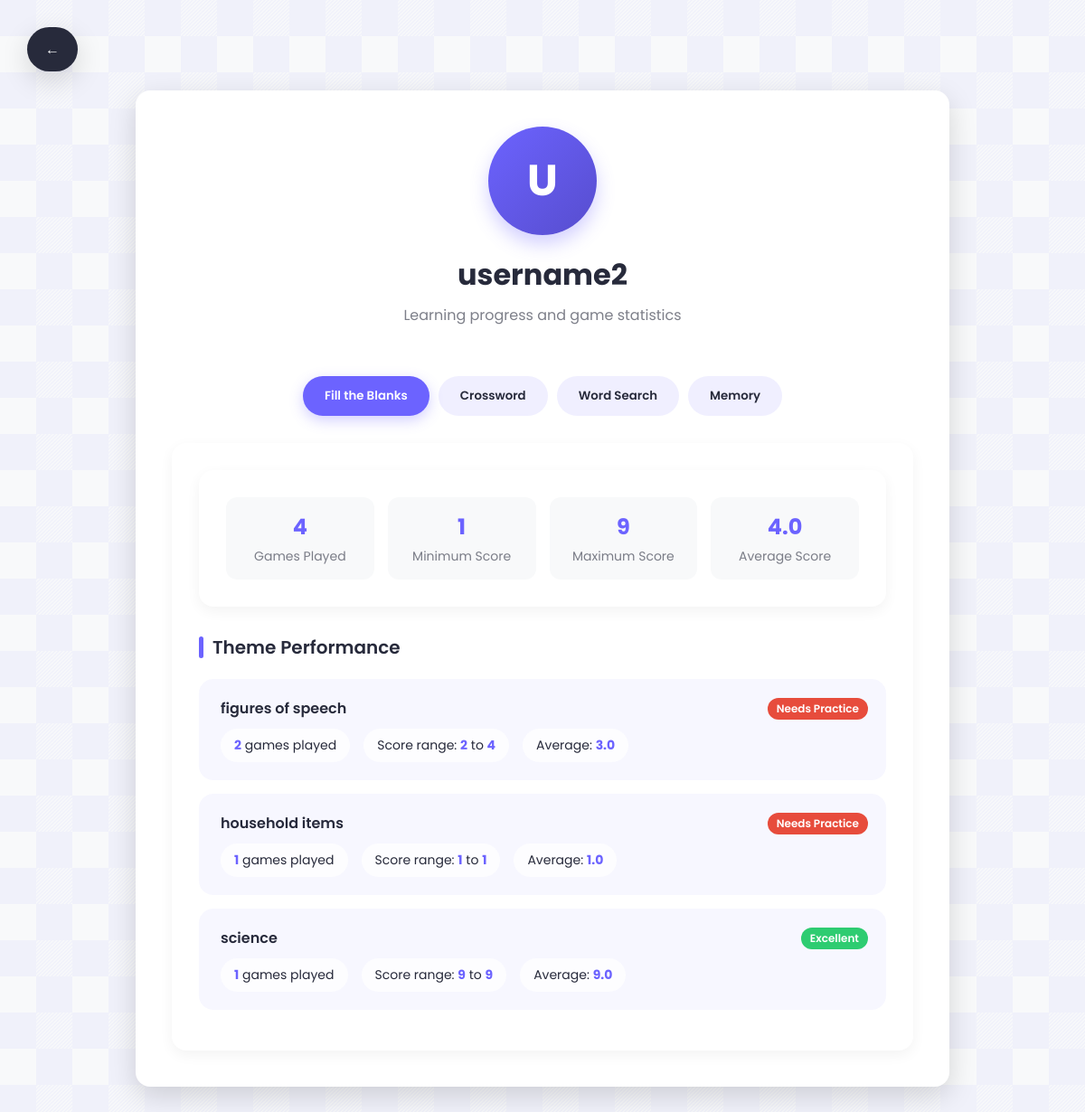
The app's page /profile/ (signed in), older data.
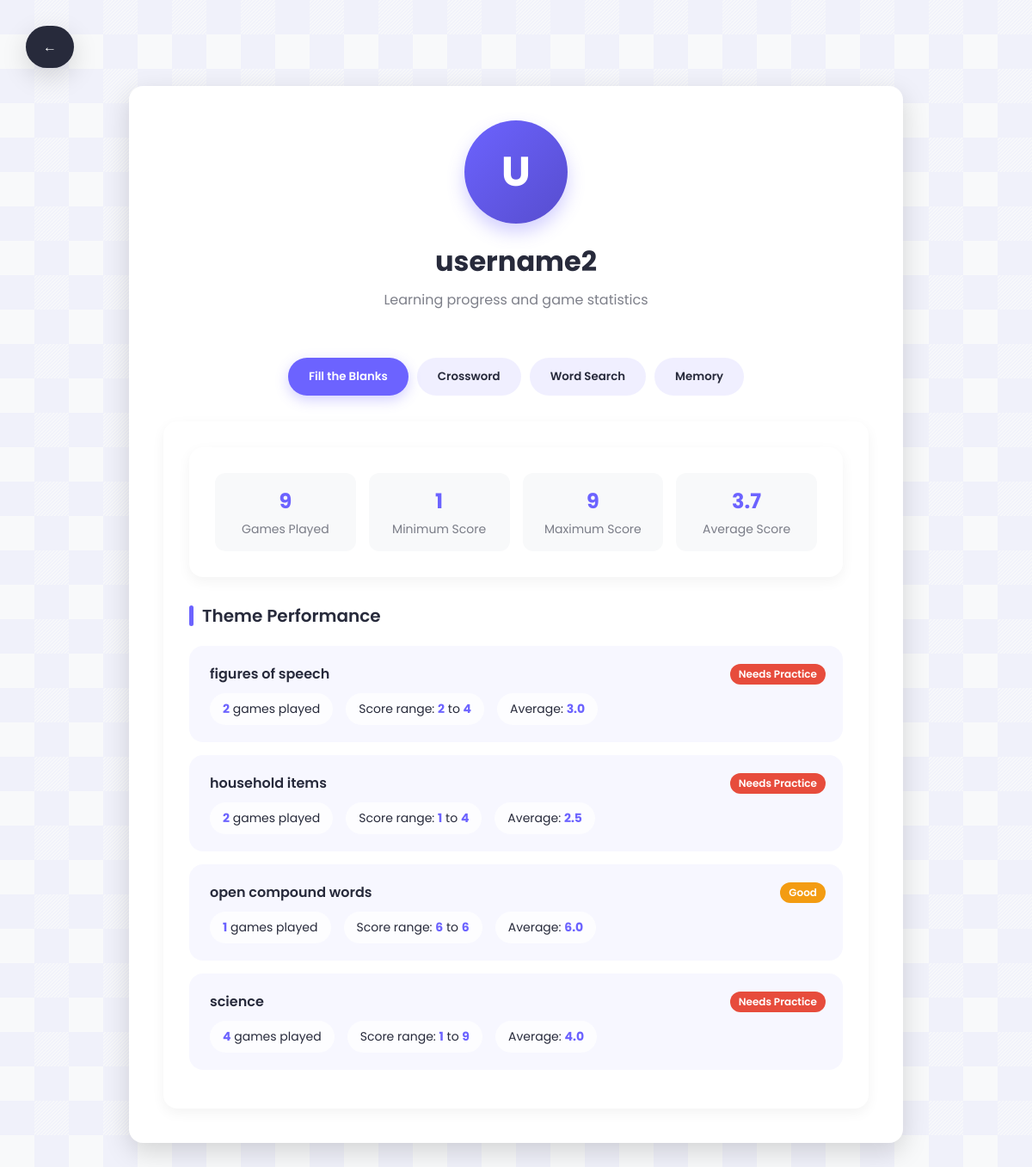
The same page, newer data.
### tables this page shows
CREATE TABLE users (
    id INTEGER PRIMARY KEY AUTOINCREMENT,
    username TEXT UNIQUE,
    password TEXT
);

CREATE TABLE fill_the_blanks_stats (
    user_id INTEGER NOT NULL,
    theme TEXT NOT NULL,
    min_score INTEGER,
    max_score INTEGER,
    total_score INTEGER NOT NULL DEFAULT 0,
    games_played INTEGER NOT NULL DEFAULT 0,
    avg_score REAL,
    PRIMARY KEY (user_id, theme),
    FOREIGN KEY (user_id) REFERENCES users(id)
);

### app.py (the view)
@app.route('/profile/')
@login_required
def profile():
    user_id = session.get('user_id')
    cw_stats = get_crossword_stats(user_id)
    wsp_stats = get_word_search_stats(user_id)
    memory_stats = get_memory_stats(user_id)
    ftb_stats = get_fill_the_blanks_stats(user_id)
    return render_template(
        "profile.html",
        username=current_user.username,
        stats=cw_stats,
        wsp_stats=wsp_stats,
        memory_stats=memory_stats,
        ftb_stats=ftb_stats,
        user_id=user_id
    )

### app.py (called while the page is built)
@login_manager.user_loader
def load_user(user_id):
    conn = sqlite3.connect('database.db')
    cur = conn.cursor()
    cur.execute("SELECT id, username, password FROM users WHERE id = ?", (user_id,))
    user_data = cur.fetchone()
    conn.close()
    if user_data:
        return User(*user_data)
    return None

### statistiques.py (called while the page is built)
def get_word_search_stats(user_id):
    con = sqlite3.connect('database.db')
    cur = con.cursor()
    cur.execute('''
        SELECT
            SUM(grid_attempted)    AS total_attempted,
            SUM(grid_successful)   AS total_successful,
            MIN(time_min)          AS time_min,
            MAX(time_max)          AS time_max,
            ROUND(AVG(time_avg),2) AS time_avg
        FROM word_search_stats
        WHERE user_id = ?
    ''', (user_id,))
    global_stats = cur.fetchone()
    cur.execute('''
        SELECT
            theme,
            grid_attempted,
            grid_successful,
            time_min,
            time_max,
            time_avg
        FROM word_search_stats
        WHERE user_id = ?
    ''', (user_id,))
    theme_stats = cur.fetchall()
    con.close()
    return {
        "global": global_stats,
        "by_theme": theme_stats
    }

### templates/profile.html (shortened to what this page needs)
<!DOCTYPE html>
<html lang="fr">
<head>
    <link rel="stylesheet" href="{{ url_for('static', filename='css/profile.css') }}">
</head>
<body>
    <a href="/" class="back-button">←</a>
    <div class="container">
        <div class="profile-header">
            <div class="profile-avatar">
                {{ username[0] | upper }}
            </div>
            <h1 class="profile-name">{{ username }}</h1>
            <p class="profile-subtitle">Learning progress and game statistics</p>
        </div>
        <div class="tabs">
            <button class="tab-button active" data-game="fill_the_blanks">Fill the Blanks</button>
            <button class="tab-button" data-game="crossword">Crossword</button>
            <button class="tab-button" data-game="word_search_puzzle">Word Search</button>
            <button class="tab-button" data-game="memory">Memory</button>
        </div>
        <div class="tab-content" id="fill_the_blanks">
            <div class="stat-card">
                <div class="stat-summary">
                    <div class="stat-item">
                        <div class="stat-value">{{ ftb_stats.global.games_played }}</div>
                        <div class="stat-label">Games Played</div>
                    </div>
                    <div class="stat-item">
                        <div class="stat-value">{{ ftb_stats.global.min_score or "—" }}</div>
                        <div class="stat-label">Minimum Score</div>
                    </div>
                    <div class="stat-item">
                        <div class="stat-value">{{ ftb_stats.global.max_score or "—" }}</div>
                        <div class="stat-label">Maximum Score</div>
                    </div>
                    <div class="stat-item">
                        <div class="stat-value">{{ "%.1f"|format(ftb_stats.global.avg_score) if ftb_stats.global.avg_score else "—" }}</div>
                        <div class="stat-label">Average Score</div>
                    </div>
                </div>
            </div>
            <div class="theme-stats">
                <h3 class="theme-title">Theme Performance</h3>
                {% for theme in ftb_stats.by_theme %}
                <div class="theme-card">
                    <div class="theme-name">
                        {{ theme.theme }}
                        {% if theme.avg_score > 7 %}
                            <span class="info-badge">Excellent</span>
                        {% elif theme.avg_score > 5 %}
                            <span class="info-badge badge-warning">Good</span>
                        {% else %}
                            <span class="info-badge badge-danger">Needs Practice</span>
                        {% endif %}
                    </div>
                    <div class="theme-stats-details">
                        <div class="theme-stat">
                            <strong>{{ theme.games_played }}</strong> games played
                        </div>
                        <div class="theme-stat">
                            Score range: <strong>{{ theme.min_score or "—" }}</strong> to <strong>{{ theme.max_score or "—" }}</strong>
                        </div>
                        <div class="theme-stat">
                            Average: <strong>{{ "%.1f"|format(theme.avg_score) if theme.avg_score else "—" }}</strong>
                        </div>
                    </div>
                </div>
                {% endfor %}
            </div>
        </div>
    </div>
</body>
</html>

### static/css/profile.css (style rules this page uses)
:root { --primary: #6C63FF; --secondary: #2A2C41; --accent: #FF6584; --light: #F8F9FA; --dark: #272A3B; --success: #2ECC71; --warning: #F39C12; --danger: #E74C3C; --text-dark: #272A3B; --text-light: #F8F9FA; --shadow: 0 10px 30px rgba(0, 0, 0, 0.15); --transition: all 0.3s ease; --border-radius: 16px; --grad-bg: linear-gradient(135deg, #6C63FF 0%, #574DCE 100%); }
* { margin: 0; padding: 0; box-sizing: border-box; font-family: 'Poppins', sans-serif; }
body { background-color: var(--light); min-height: 100vh; display: flex; flex-direction: column; align-items: center; justify-content: center; padding: 40px 20px; }
.container { max-width: 900px; width: 100%; background: white; padding: 40px; border-radius: var(--border-radius); box-shadow: var(--shadow); margin-top: 60px; position: relative; }
.back-button { position: fixed; top: 30px; left: 30px; text-decoration: none; background: var(--dark); color: var(--text-light); padding: 12px 20px; border-radius: 30px; font-weight: 600; transition: var(--transition); display: flex; align-items: center; gap: 8px; box-shadow: var(--shadow); z-index: 100; }
.profile-header { display: flex; flex-direction: column; align-items: center; margin-bottom: 40px; }
.profile-avatar { width: 120px; height: 120px; border-radius: 50%; background: var(--grad-bg); display: flex; align-items: center; justify-content: center; color: white; font-size: 48px; font-weight: bold; margin-bottom: 20px; box-shadow: 0 10px 20px rgba(108, 99, 255, 0.3); }
.profile-name { font-size: 32px; font-weight: 700; color: var(--text-dark); margin-bottom: 8px; }
.profile-subtitle { font-size: 16px; color: rgba(39, 42, 59, 0.6); margin-bottom: 15px; }
.tabs { display: flex; justify-content: center; gap: 10px; margin-bottom: 30px; flex-wrap: wrap; }
.tab-button { background: rgba(108, 99, 255, 0.1); border: none; padding: 12px 24px; cursor: pointer; border-radius: 30px; transition: var(--transition); font-weight: 600; color: var(--text-dark); }
.tab-button.active { background: var(--primary); color: white; box-shadow: 0 5px 15px rgba(108, 99, 255, 0.3); }
.tab-content { background: white; padding: 30px; border-radius: var(--border-radius); box-shadow: 0 5px 15px rgba(0, 0, 0, 0.05); animation: fadeIn 0.5s ease; }
.stat-card { background: white; border-radius: var(--border-radius); padding: 30px; margin-bottom: 30px; box-shadow: 0 5px 15px rgba(0, 0, 0, 0.05); display: flex; flex-direction: column; gap: 20px; }
.stat-summary { display: flex; justify-content: space-between; align-items: center; flex-wrap: wrap; gap: 15px; }
.stat-item { background: var(--light); padding: 15px 25px; border-radius: 12px; text-align: center; flex: 1; min-width: 150px; }
.stat-value { font-size: 24px; font-weight: 700; color: var(--primary); margin-bottom: 5px; }
.stat-label { font-size: 14px; color: rgba(39, 42, 59, 0.6); }
.theme-stats { margin-top: 30px; }
.theme-title { font-size: 20px; font-weight: 600; color: var(--text-dark); margin-bottom: 20px; display: flex; align-items: center; gap: 10px; }
.theme-title::before { content: ''; width: 5px; height: 24px; background: var(--primary); border-radius: 3px; display: inline-block; }
.theme-card { background: rgba(108, 99, 255, 0.05); border-radius: 16px; padding: 20px; margin-bottom: 15px; transition: var(--transition); border-left: 4px solid transparent; }
.theme-name { font-weight: 600; color: var(--text-dark); margin-bottom: 10px; display: flex; justify-content: space-between; align-items: center; }
.theme-stats-details { display: flex; gap: 15px; flex-wrap: wrap; }
.theme-stat { background: rgba(255, 255, 255, 0.8); padding: 8px 15px; border-radius: 20px; font-size: 14px; color: var(--text-dark); }
.theme-stat strong { color: var(--primary); }
.info-badge { display: inline-flex; align-items: center; justify-content: center; background: var(--success); color: white; font-size: 12px; padding: 3px 10px; border-radius: 20px; margin-left: 10px; }
.badge-warning { background: var(--warning); }
.badge-danger { background: var(--danger); }

Row changes from the older to the newer data that the page shows:
changed fill_the_blanks_stats "household items": games_played "1" → "2"; max_score "1" → "4"; avg_score "1.0" → "2.5"
added fill_the_blanks_stats: theme "open compound words", shows "Good", games_played "1", min_score "6", max_score "6", avg_score "6.0"
changed fill_the_blanks_stats "science": games_played "1" → "4"; min_score "9" → "1"; avg_score "9.0" → "4.0"; avg_score "Excellent" → "Needs Practice"
Text that changed along with them:
{{ ftb_stats.global.games_played }}: "4" → "9"
text no longer shown: "4.0"
text now shown: "3.7"
